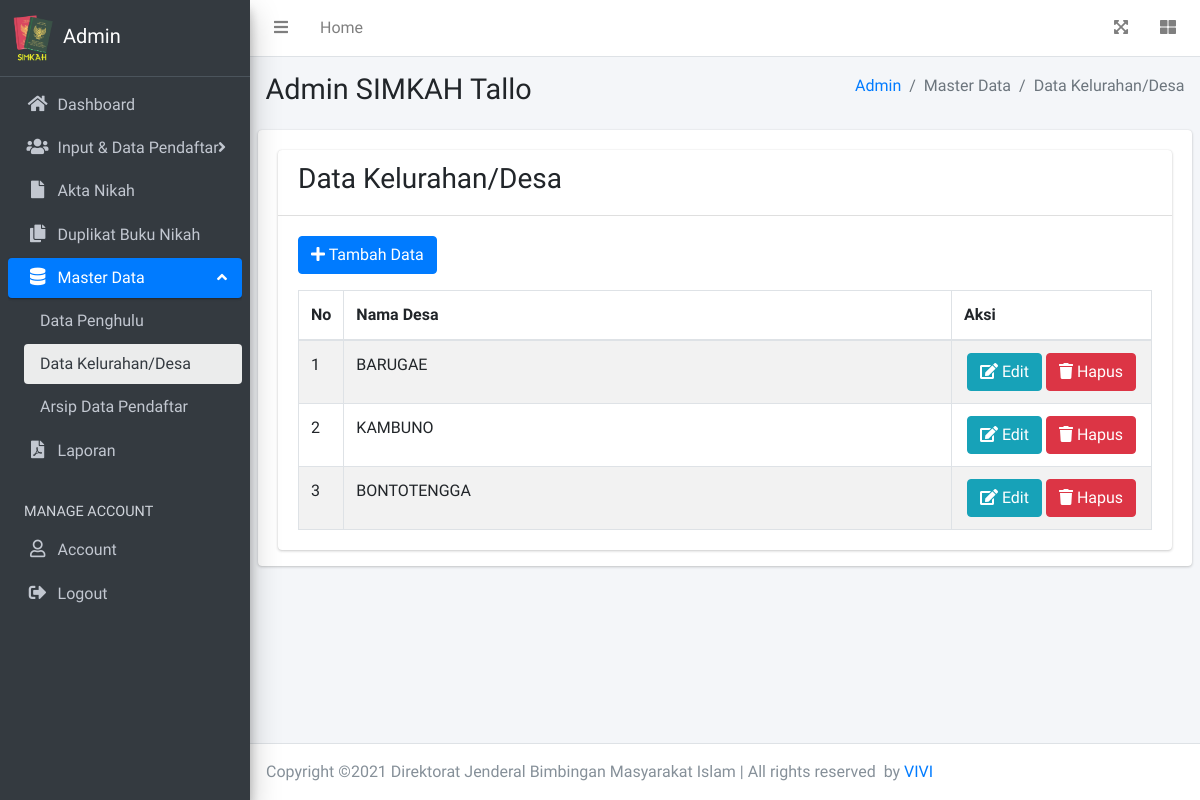
The app's page /admin/data-desa.php (signed in) with its own data.
### tables this page shows
CREATE TABLE `tb_desa` (
  `id` int(11) NOT NULL,
  `nama_desa` varchar(255) NOT NULL
);

### admin/data-desa.php (the view, shortened to what this page needs)
<?php
require('template/header.php');
$desa = mysqli_query($conn, "SELECT * FROM tb_desa");
?>
<div class="content-wrapper">
	<div class="content-header">
		<div class="container-fluid">
			<div class="row mb-2">
				<div class="col-sm-6">
					<h1 class="m-0">Admin SIMKAH Tallo</h1>
				</div>
				<div class="col-sm-6">
					<ol class="breadcrumb float-sm-right">
						<li class="breadcrumb-item"><a href="index.php">Admin</a></li>
						<li class="breadcrumb-item active">Master Data</li>
						<li class="breadcrumb-item active">Data Kelurahan/Desa</li>
					</ol>
				</div>
			</div>
		</div>
	</div>
	<section class="content">
		<div class="card card-solid">
			<div class="card-body pb-0">
				<div class="row m-b-30">
					<div class="col-12">
						<div class="card">
							<div class="card-header">
								<h3>Data Kelurahan/Desa</h3>
							</div>
							<div class="card-body">
								<button class="btn btn-primary mb-3" data-toggle="modal" data-target="#modal-tambah"><i class="fa fa-plus"></i> Tambah Data</button>
								<table id="dataTable" class="table table-bordered table-striped">
									<thead>
										<tr>
											<th width="2">No</th>
											<th>Nama Desa</th>
											<th width="200">Aksi</th>
										</tr>
									</thead>
									<tbody>
										<?php $no=1; foreach ($desa as $dta) { ?>
											<tr>
												<td><?= $no ?></td>
												<td><?= $dta['nama_desa'] ?></td>
												<td class="text-center">
													<a href="#" class="btn btn-info" data-toggle="modal" data-target="#modal-edit<?= $dta['id'] ?>"><i class="fa fa-edit"></i> Edit</a>
													<a href="#" class="btn btn-danger" data-toggle="modal" data-target="#modal-hapus<?= $dta['id'] ?>"><i class="fa fa-trash"></i> Hapus</a>
												</td>
											</tr>
											<?php $no=$no+1;
										} ?>
									</tbody>
								</table>
							</div>
						</div>
					</div>
				</div>
			</div>
		</div>
	</section>
</div>
<?php
require('template/footer.php');
?>

### records on screen
tb_desa: nama_desa "BARUGAE"
tb_desa: nama_desa "KAMBUNO"
tb_desa: nama_desa "BONTOTENGGA"
